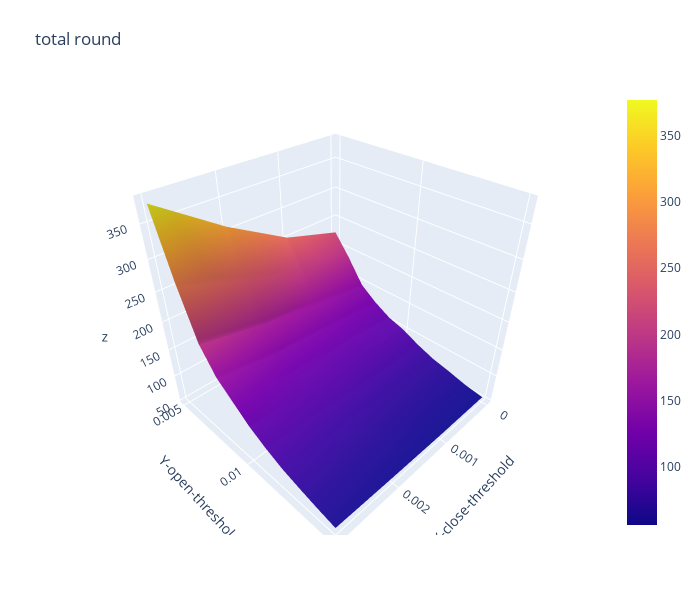

Notebook cell for this chart:
### Code cell
import plotly.graph_objects as go

x_data = df_total_round.columns.to_list() # close threshold

y_data = df_total_round.index.to_list() # open threshold

z_data = df_total_round.copy(deep=True) # win rate

fig = go.Figure(data=[go.Surface(z=z_data.values,x=x_data,y=y_data)])

fig.update_layout(title="total round", # 标题
                  autosize=False,  # 尺度自动缩放
                  width=700,  # 长宽
                  height=600,
                  margin=dict(l=65,r=50,b=65,t=90),  # 4个位置的距离
                  scene=dict(xaxis_title='X-close-threshold',yaxis_title='Y-open-threshold')
                 )

fig.show()

### Figure 1 — Plotly figure (JSON) as saved in the notebook; plotly's stock layout.template omitted (floating-point values rounded to 4 significant figures)
{"data": [{"type": "surface", "x": [0, 0.001, 0.002, 0.003], "y": [0.005, 0.006, 0.007, 0.008, 0.009, 0.01, 0.011, 0.012, 0.013, 0.014, 0.015], "z": [[224, 253, 309, 377], [188, 206, 239, 278], [147, 160, 175, 198], [126, 135, 142, 158], [110, 118, 123, 136], [101, 104, 108, 114], [87, 89, 93, 98], [76, 78, 81, 85], [69, 70, 73, 76], [61, 62, 65, 68], [56, 56, 58, 61]]}], "layout": {"autosize": false, "height": 600, "margin": {"b": 65, "l": 65, "r": 50, "t": 90}, "scene": {"xaxis": {"title": {"text": "X-close-threshold"}}, "yaxis": {"title": {"text": "Y-open-threshold"}}}, "title": {"text": "total round"}, "width": 700}}
